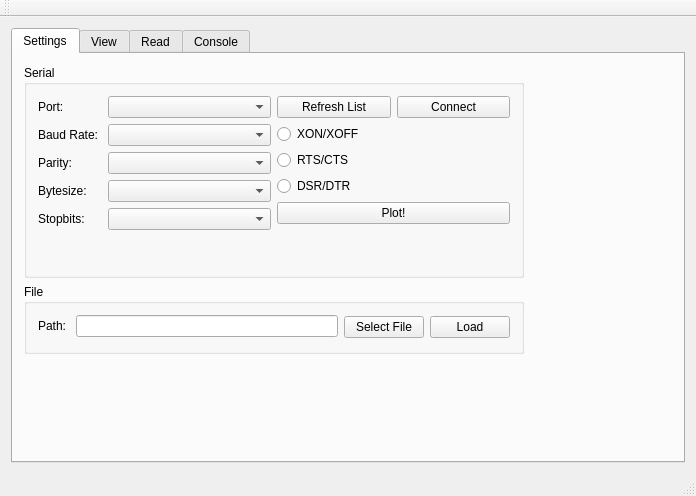
<?xml version="1.0" encoding="UTF-8"?>
<ui version="4.0">
 <class>MainWindow</class>
 <widget class="QMainWindow" name="MainWindow">
  <property name="geometry">
   <rect>
    <x>0</x>
    <y>0</y>
    <width>696</width>
    <height>496</height>
   </rect>
  </property>
  <property name="windowTitle">
   <string>MainWindow</string>
  </property>
  <widget class="QWidget" name="centralWidget">
   <layout class="QHBoxLayout" name="horizontalLayout">
    <item>
     <widget class="QTabWidget" name="tabWidget">
      <property name="currentIndex">
       <number>0</number>
      </property>
      <widget class="QWidget" name="tab_settings">
       <attribute name="title">
        <string>Settings</string>
       </attribute>
       <layout class="QHBoxLayout" name="horizontalLayout_6">
        <item>
         <layout class="QVBoxLayout" name="verticalLayout">
          <item>
           <widget class="QGroupBox" name="groupBox_serial">
            <property name="minimumSize">
             <size>
              <width>500</width>
              <height>150</height>
             </size>
            </property>
            <property name="title">
             <string>Serial</string>
            </property>
            <property name="flat">
             <bool>false</bool>
            </property>
            <property name="checkable">
             <bool>false</bool>
            </property>
            <layout class="QHBoxLayout" name="horizontalLayout_8">
             <item>
              <layout class="QFormLayout" name="formLayout">
               <item row="0" column="0">
                <widget class="QLabel" name="label_port">
                 <property name="text">
                  <string>Port: </string>
                 </property>
                </widget>
               </item>
               <item row="0" column="1">
                <widget class="QComboBox" name="comboBox_serialPort">
                 <property name="editable">
                  <bool>false</bool>
                 </property>
                </widget>
               </item>
               <item row="1" column="0">
                <widget class="QLabel" name="label">
                 <property name="text">
                  <string>Baud Rate: </string>
                 </property>
                </widget>
               </item>
               <item row="2" column="1">
                <widget class="QComboBox" name="comboBox_parity"/>
               </item>
               <item row="2" column="0">
                <widget class="QLabel" name="label_2">
                 <property name="text">
                  <string>Parity: </string>
                 </property>
                </widget>
               </item>
               <item row="1" column="1">
                <widget class="QComboBox" name="comboBox_baud"/>
               </item>
               <item row="3" column="1">
                <widget class="QComboBox" name="comboBox_bytesize"/>
               </item>
               <item row="3" column="0">
                <widget class="QLabel" name="label_3">
                 <property name="text">
                  <string>Bytesize: </string>
                 </property>
                </widget>
               </item>
               <item row="4" column="1">
                <widget class="QComboBox" name="comboBox_stopbits"/>
               </item>
               <item row="4" column="0">
                <widget class="QLabel" name="label_4">
                 <property name="text">
                  <string>Stopbits: </string>
                 </property>
                </widget>
               </item>
              </layout>
             </item>
             <item>
              <layout class="QVBoxLayout" name="verticalLayout_3">
               <item>
                <layout class="QHBoxLayout" name="horizontalLayout_5">
                 <item>
                  <widget class="QPushButton" name="pushButton_serialRefresh">
                   <property name="text">
                    <string>Refresh List</string>
                   </property>
                  </widget>
                 </item>
                 <item>
                  <widget class="QPushButton" name="pushButton_serialConnect">
                   <property name="text">
                    <string>Connect</string>
                   </property>
                  </widget>
                 </item>
                </layout>
               </item>
               <item>
                <layout class="QVBoxLayout" name="verticalLayout_2">
                 <item>
                  <widget class="QRadioButton" name="radioButton_XonXoff">
                   <property name="text">
                    <string>XON/XOFF</string>
                   </property>
                  </widget>
                 </item>
                 <item>
                  <widget class="QRadioButton" name="radioButton_RtsCts">
                   <property name="text">
                    <string>RTS/CTS</string>
                   </property>
                  </widget>
                 </item>
                 <item>
                  <widget class="QRadioButton" name="radioButton_DsrDtr">
                   <property name="text">
                    <string>DSR/DTR</string>
                   </property>
                  </widget>
                 </item>
                </layout>
               </item>
               <item>
                <widget class="QPushButton" name="pushButton_doPlot">
                 <property name="enabled">
                  <bool>true</bool>
                 </property>
                 <property name="text">
                  <string>Plot!</string>
                 </property>
                </widget>
               </item>
               <item>
                <spacer name="verticalSpacer_2">
                 <property name="orientation">
                  <enum>Qt::Vertical</enum>
                 </property>
                 <property name="sizeType">
                  <enum>QSizePolicy::Minimum</enum>
                 </property>
                 <property name="sizeHint" stdset="0">
                  <size>
                   <width>20</width>
                   <height>40</height>
                  </size>
                 </property>
                </spacer>
               </item>
              </layout>
             </item>
            </layout>
           </widget>
          </item>
          <item>
           <widget class="QGroupBox" name="groupBox_file">
            <property name="minimumSize">
             <size>
              <width>500</width>
              <height>70</height>
             </size>
            </property>
            <property name="title">
             <string>File</string>
            </property>
            <layout class="QHBoxLayout" name="horizontalLayout_9">
             <item>
              <layout class="QHBoxLayout" name="horizontalLayout_7">
               <item>
                <layout class="QFormLayout" name="formLayout_2">
                 <item row="0" column="0">
                  <widget class="QLabel" name="label_5">
                   <property name="text">
                    <string>Path: </string>
                   </property>
                  </widget>
                 </item>
                 <item row="0" column="1">
                  <widget class="QLineEdit" name="lineEdit_filePath"/>
                 </item>
                </layout>
               </item>
               <item>
                <widget class="QPushButton" name="pushButton_fileSelect">
                 <property name="text">
                  <string>Select File</string>
                 </property>
                </widget>
               </item>
               <item>
                <widget class="QPushButton" name="pushButton_fileLoad">
                 <property name="text">
                  <string>Load</string>
                 </property>
                </widget>
               </item>
              </layout>
             </item>
            </layout>
           </widget>
          </item>
          <item>
           <spacer name="verticalSpacer">
            <property name="orientation">
             <enum>Qt::Vertical</enum>
            </property>
            <property name="sizeHint" stdset="0">
             <size>
              <width>20</width>
              <height>40</height>
             </size>
            </property>
           </spacer>
          </item>
         </layout>
        </item>
        <item>
         <spacer name="horizontalSpacer">
          <property name="orientation">
           <enum>Qt::Horizontal</enum>
          </property>
          <property name="sizeHint" stdset="0">
           <size>
            <width>145</width>
            <height>20</height>
           </size>
          </property>
         </spacer>
        </item>
       </layout>
      </widget>
      <widget class="QWidget" name="tab_view">
       <attribute name="title">
        <string>View</string>
       </attribute>
       <layout class="QHBoxLayout" name="horizontalLayout_4">
        <item>
         <widget class="QGraphicsView" name="graphicsView_view"/>
        </item>
       </layout>
      </widget>
      <widget class="QWidget" name="tab_read">
       <attribute name="title">
        <string>Read</string>
       </attribute>
       <layout class="QHBoxLayout" name="horizontalLayout_3">
        <item>
         <widget class="QTextBrowser" name="textBrowser_read"/>
        </item>
       </layout>
      </widget>
      <widget class="QWidget" name="tab_console">
       <attribute name="title">
        <string>Console</string>
       </attribute>
       <layout class="QHBoxLayout" name="horizontalLayout_2">
        <item>
         <widget class="QTextBrowser" name="textBrowser_console"/>
        </item>
       </layout>
      </widget>
     </widget>
    </item>
   </layout>
  </widget>
  <widget class="QMenuBar" name="menuBar">
   <property name="geometry">
    <rect>
     <x>0</x>
     <y>0</y>
     <width>696</width>
     <height>19</height>
    </rect>
   </property>
  </widget>
  <widget class="QToolBar" name="mainToolBar">
   <attribute name="toolBarArea">
    <enum>TopToolBarArea</enum>
   </attribute>
   <attribute name="toolBarBreak">
    <bool>false</bool>
   </attribute>
  </widget>
  <widget class="QStatusBar" name="statusBar"/>
 </widget>
 <layoutdefault spacing="6" margin="11"/>
 <resources/>
 <connections/>
</ui>
